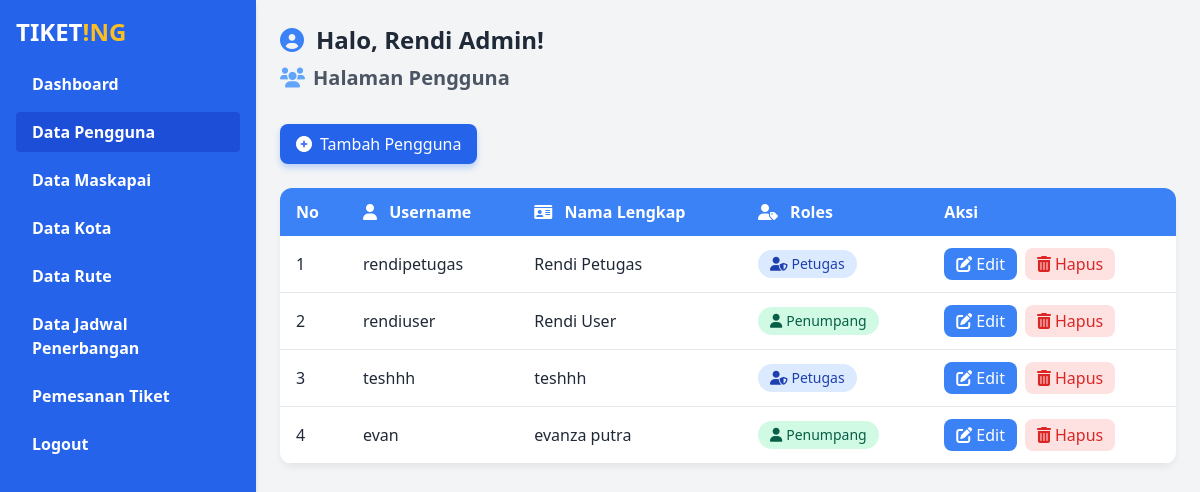
Screenshot of /admin/pengguna/index.php (signed in) with the database file from the repository.
### tables this page shows
CREATE TABLE `user` (
  `id_user` int NOT NULL,
  `username` varchar(100) NOT NULL,
  `nama_lengkap` varchar(100) NOT NULL,
  `password` varchar(255) NOT NULL,
  `roles` enum('Admin','Petugas','Penumpang') NOT NULL
);

### admin/pengguna/functions.php (called while the page is built, shortened)
<?php
require '../../koneksi.php';
function query($query){
    global $conn;
    $rows = [];
    $result = mysqli_query($conn, $query);
    while($row = mysqli_fetch_assoc($result)){
        $rows[] = $row;
    }
    return $rows;
}

### admin/pengguna/index.php (the view, shortened to what this page needs)
<?php
require 'functions.php';
$pengguna = query("SELECT * FROM user WHERE roles = 'Petugas' || roles = 'Penumpang'");
?>
<!DOCTYPE html>
<html lang="en">
<head>
    <link href="https://cdn.jsdelivr.net/npm/tailwindcss@2.2.19/dist/tailwind.min.css" rel="stylesheet">
    <link href="https://cdnjs.cloudflare.com/ajax/libs/font-awesome/6.0.0-beta3/css/all.min.css" rel="stylesheet">
</head>
<body class="flex">
    <?php require '../../layouts/sidebar.php'; ?>
    <div class="flex-1 p-6 animate-slide">
        <div class="mb-8">
            <h1 class="text-2xl font-bold text-gray-800 flex items-center">
                <i class="fas fa-user-circle mr-3 text-blue-500"></i>
                Halo, <?= $_SESSION["nama_lengkap"]; ?>!
            </h1>
            <h2 class="text-xl font-semibold text-gray-600 mt-2 flex items-center">
                <i class="fas fa-users mr-2 text-blue-400"></i>
                Halaman Pengguna
            </h2>
        </div>
        <a href="tambah.php" class="add-btn inline-flex items-center bg-blue-600 text-white px-4 py-2 rounded-lg mb-6 animate-fade">
            <i class="fas fa-plus-circle mr-2"></i>
            Tambah Pengguna
        </a>
        <div class="table-container animate-fade delay-100">
            <table class="min-w-full">
                <thead>
                    <tr class="table-header">
                        <th class="py-3 px-4 text-left">No</th>
                        <th class="py-3 px-4 text-left">
                            <i class="fas fa-user header-icon"></i>
                            Username
                        </th>
                        <th class="py-3 px-4 text-left">
                            <i class="fas fa-id-card header-icon"></i>
                            Nama Lengkap
                        </th>
                        <th class="py-3 px-4 text-left">
                            <i class="fas fa-user-tag header-icon"></i>
                            Roles
                        </th>
                        <th class="py-3 px-4 text-left">Aksi</th>
                    </tr>
                </thead>
                <tbody>
                    <?php $no = 1; ?>
                    <?php foreach ($pengguna as $data) : ?>
                    <tr class="table-row">
                        <td><?= $no; ?></td>
                        <td class="font-medium"><?= $data["username"]; ?></td>
                        <td><?= $data["nama_lengkap"]; ?></td>
                        <td>
                            <span class="inline-flex items-center px-3 py-1 rounded-full text-sm font-medium
                                <?= $data["roles"] === 'Petugas' ? 'bg-blue-100 text-blue-800' : 'bg-green-100 text-green-800' ?>">
                                <?php if($data["roles"] === 'Petugas'): ?>
                                    <i class="fas fa-user-shield mr-1"></i>
                                <?php else: ?>
                                    <i class="fas fa-user mr-1"></i>
                                <?php endif; ?>
                                <?= $data["roles"]; ?>
                            </span>
                        </td>
                        <td>
                            <div class="flex space-x-2">
                                <a href="edit.php?id=<?= $data["id_user"]; ?>"
                                   class="action-btn bg-blue-500 text-white px-3 py-1 rounded-lg inline-flex items-center">
                                    <i class="fas fa-edit mr-1"></i>
                                    Edit
                                </a>
                                <a href="hapus.php?id=<?= $data["id_user"]; ?>"
                                   class="action-btn bg-red-100 text-red-600 px-3 py-1 rounded-lg inline-flex items-center"
                                   onClick="return confirm('Apakah anda yakin ingin menghapus data ini?')">
                                    <i class="fas fa-trash-alt mr-1"></i>
                                    Hapus
                                </a>
                            </div>
                        </td>
                    </tr>
                    <?php $no++; ?>
                    <?php endforeach; ?>
                </tbody>
            </table>
        </div>
    </div>
</body>
</html>

### admin/pengguna/index.php (style rules this page uses)
:root { --primary: #3b82f6; --primary-light: #eff6ff; --dark: #1f2937; --light: #f9fafb; --gray: #6b7280; }
body { background-color: #f3f4f6; color: var(--dark); transition: all 0.3s ease; }
.animate-fade { animation: fadeIn 0.5s ease-out forwards; }
.animate-slide { animation: slideIn 0.6s ease-out forwards; }
.delay-100 { animation-delay: 0.1s; }
.table-container { background: white; border-radius: 12px; overflow: hidden; box-shadow: 0 4px 6px rgba(0, 0, 0, 0.05); }
.table-header { background-color: var(--primary); color: white; }
.table-header th { padding: 12px 16px; text-align: left; font-weight: 600; }
.table-row { transition: all 0.2s ease; border-bottom: 1px solid #e5e7eb; }
.table-row td { padding: 12px 16px; vertical-align: middle; }
.action-btn { transition: all 0.2s ease; }
.add-btn { transition: all 0.3s ease; box-shadow: 0 4px 6px rgba(59, 130, 246, 0.3); }
.header-icon { margin-right: 8px; }

### rows the page displays
user: username "rendipetugas", nama_lengkap "Rendi Petugas", roles "Petugas"
user: username "rendiuser", nama_lengkap "Rendi User", roles "Penumpang"
user: username "teshhh", nama_lengkap "teshhh", roles "Petugas"
user: username "evan", nama_lengkap "evanza putra", roles "Penumpang"

### other values shown
$_SESSION["nama_lengkap"] "Rendi Admin"
